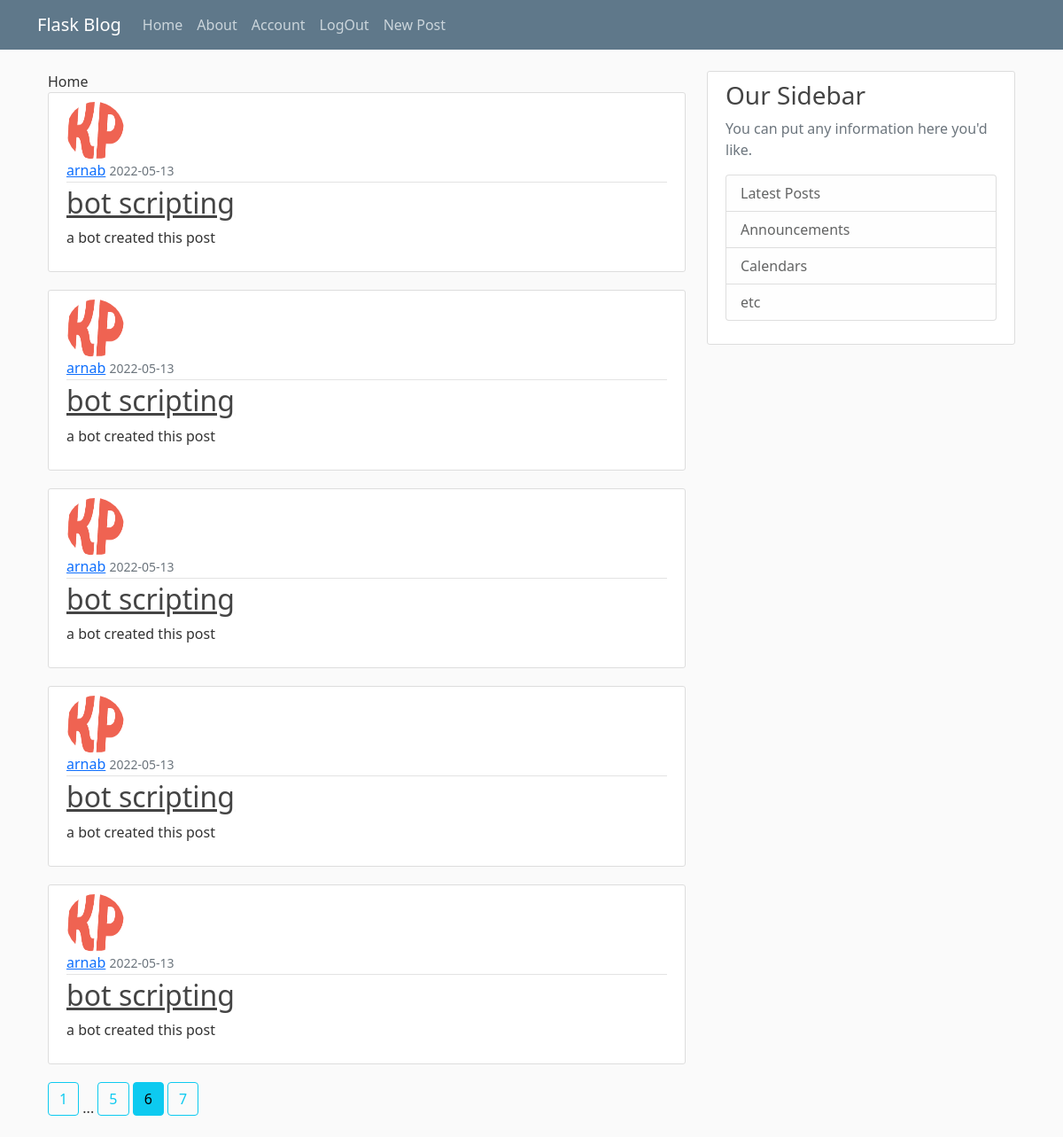
The app's page /?page=6 (signed in) with its own data.
### blog/models.py (models this page shows, shortened)
class Post(db.Model , UserMixin):
    id = db.Column(db.Integer , primary_key=True)
    title = db.Column(db.String(120),nullable=False)
    date_posted = db.Column(db.DateTime,nullable=False,default=datetime.utcnow)
    content = db.Column(db.Text,nullable=False)
    user_id = db.Column(db.Integer,db.ForeignKey("user.id"),nullable=False)

class User(db.Model , UserMixin):
    id = db.Column(db.Integer , primary_key=True)
    username = db.Column(db.String(20),unique=True,nullable=False)
    email = db.Column(db.String(20),unique=True,nullable=False)
    image_file = db.Column(db.String(20),nullable=False , default="default.jpg") # not unique as all of them will have default image
    password = db.Column(db.String(60),nullable=False)
    posts = db.relationship("Post",backref="author",lazy=True)

### blog/routes.py (the view)
@app.route("/")
@login_required
def home():
    page = request.args.get("page",default=1 , type=int)
    number_of_posts_per_page = 5
    posts = Post.query.order_by(Post.date_posted.desc()).paginate(page=page,per_page=number_of_posts_per_page)
    return render_template("home.html",post = posts)

### blog/models.py (called while the page is built)
@login_manager.user_loader
def load_user(user_id):
    return User.query.get(int(user_id)) #getting user by id

### blog/templates/home.html
{% extends 'layout.html' %}
{% block body %}
Home
{% for post in post.items %}
<article class="media content-section">
  <img class="rounded-circle article-img" src="{{ url_for('static', filename= post.author.image_file ) }}" alt="">
    <div class="media-body">
      <div class="article-metadata">
        <a class="mr-2" href="#">{{ post.author.username }}</a>
        <small class="text-muted">
          {{ post.date_posted.strftime("%Y-%m-%d") }}
        </small>
      </div>
      <h2><a class="article-title" href="{{ url_for('post',post_id=post.id) }}">{{ post.title }}</a></h2>
      <p class="article-content">{{ post.content }}</p>
    </div>
  </article>
  {% endfor %}
  {% for page_number in post.iter_pages(left_edge=1,right_edge=1,left_current=1,right_current=2) %}
    {% if page_number %}
      {% if post.page == page_number  %}
        <a class="btn btn-info mb-4" href="{{ url_for('home', page=page_number) }}">{{ page_number }}</a>
      {% else %}
        <a class="btn btn-outline-info mb-4" href="{{ url_for('home', page=page_number) }}">{{ page_number }}</a>
      {% endif %}
      {% else %}
        ...
    {% endif %}
  {% endfor %}
{% endblock body %}

### blog/static/main.css (style rules this page uses)
body { background: #fafafa; color: #333333; margin-top: 5rem; }
h1, h2, h3, h4, h5, h6 { color: #444444; }
.content-section { background: #ffffff; padding: 10px 20px; border: 1px solid #dddddd; border-radius: 3px; margin-bottom: 20px; }
.article-title { color: #444444; }
.article-content { white-space: pre-line; }
.article-img { height: 65px; width: 65px; margin-right: 16px; }
.article-metadata { padding-bottom: 1px; margin-bottom: 4px; border-bottom: 1px solid #e3e3e3 }

### records on screen
Post: image_file (picture), author.username "arnab", date_posted "2022-05-13", title "bot scripting", content "a bot created this post"
Post: image_file (picture), author.username "arnab", date_posted "2022-05-13", title "bot scripting", content "a bot created this post"
Post: image_file (picture), author.username "arnab", date_posted "2022-05-13", title "bot scripting", content "a bot created this post"
Post: image_file (picture), author.username "arnab", date_posted "2022-05-13", title "bot scripting", content "a bot created this post"
Post: image_file (picture), author.username "arnab", date_posted "2022-05-13", title "bot scripting", content "a bot created this post"

### other values on screen
{{ page_number }} "1" "5" "7"
{{ page_number }} "6"
